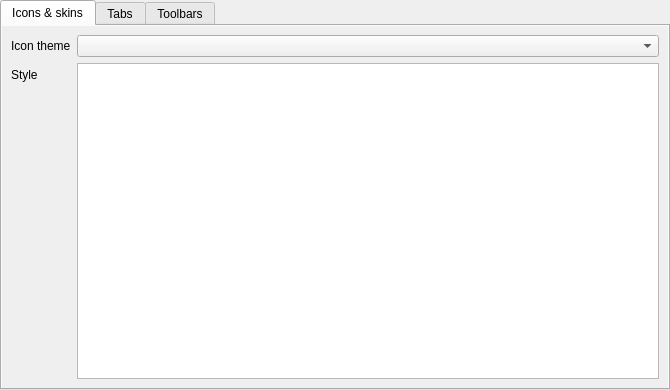
<?xml version="1.0" encoding="UTF-8"?>
<ui version="4.0">
 <class>SettingsGui</class>
 <widget class="QWidget" name="SettingsGui">
  <property name="geometry">
   <rect>
    <x>0</x>
    <y>0</y>
    <width>670</width>
    <height>390</height>
   </rect>
  </property>
  <layout class="QHBoxLayout" name="horizontalLayout">
   <property name="leftMargin">
    <number>0</number>
   </property>
   <property name="topMargin">
    <number>0</number>
   </property>
   <property name="rightMargin">
    <number>0</number>
   </property>
   <property name="bottomMargin">
    <number>0</number>
   </property>
   <item>
    <widget class="QTabWidget" name="m_tabUi">
     <property name="tabPosition">
      <enum>QTabWidget::North</enum>
     </property>
     <property name="currentIndex">
      <number>0</number>
     </property>
     <widget class="QWidget" name="m_tabIconSkin">
      <attribute name="title">
       <string>Icons &amp;&amp; skins</string>
      </attribute>
      <layout class="QHBoxLayout" name="horizontalLayout_8">
       <property name="leftMargin">
        <number>0</number>
       </property>
       <property name="topMargin">
        <number>0</number>
       </property>
       <property name="rightMargin">
        <number>0</number>
       </property>
       <property name="bottomMargin">
        <number>0</number>
       </property>
       <item>
        <widget class="QScrollArea" name="m_scrollIconSkins">
         <property name="frameShape">
          <enum>QFrame::NoFrame</enum>
         </property>
         <property name="widgetResizable">
          <bool>true</bool>
         </property>
         <widget class="QWidget" name="scrollAreaWidgetContents_2">
          <property name="geometry">
           <rect>
            <x>0</x>
            <y>0</y>
            <width>660</width>
            <height>346</height>
           </rect>
          </property>
          <layout class="QFormLayout" name="formLayout">
           <property name="fieldGrowthPolicy">
            <enum>QFormLayout::AllNonFixedFieldsGrow</enum>
           </property>
           <item row="0" column="0">
            <widget class="QLabel" name="m_lblIconTheme">
             <property name="text">
              <string>Icon theme</string>
             </property>
             <property name="buddy">
              <cstring>m_cmbIconTheme</cstring>
             </property>
            </widget>
           </item>
           <item row="0" column="1">
            <widget class="QComboBox" name="m_cmbIconTheme"/>
           </item>
           <item row="1" column="0">
            <widget class="QLabel" name="m_lblStyle">
             <property name="text">
              <string>Style</string>
             </property>
            </widget>
           </item>
           <item row="1" column="1">
            <widget class="QListWidget" name="m_listStyles"/>
           </item>
          </layout>
         </widget>
        </widget>
       </item>
      </layout>
     </widget>
     <widget class="QWidget" name="m_tabTabs">
      <attribute name="title">
       <string>Tabs</string>
      </attribute>
      <layout class="QFormLayout" name="formLayout_7">
       <property name="fieldGrowthPolicy">
        <enum>QFormLayout::AllNonFixedFieldsGrow</enum>
       </property>
       <item row="1" column="0" colspan="2">
        <widget class="QCheckBox" name="m_checkNewTabDoubleClick">
         <property name="text">
          <string>Open new tabs with left mouse button double-click on tab bar</string>
         </property>
        </widget>
       </item>
       <item row="2" column="0" colspan="2">
        <widget class="QCheckBox" name="m_checkHideTabBarIfOneTabVisible">
         <property name="text">
          <string>Hide tab bar if just one tab is visible</string>
         </property>
        </widget>
       </item>
       <item row="0" column="0" colspan="2">
        <widget class="QGroupBox" name="m_grbCloseTabs">
         <property name="title">
          <string>Close tabs with</string>
         </property>
         <layout class="QFormLayout" name="formLayout_13">
          <item row="0" column="0">
           <widget class="QCheckBox" name="m_checkCloseTabsDoubleClick">
            <property name="text">
             <string>Left mouse button double-click</string>
            </property>
           </widget>
          </item>
          <item row="0" column="1">
           <widget class="QCheckBox" name="m_checkCloseTabsMiddleClick">
            <property name="text">
             <string>Middle mouse button single-click</string>
            </property>
           </widget>
          </item>
         </layout>
        </widget>
       </item>
      </layout>
     </widget>
     <widget class="QWidget" name="m_tabToolBars">
      <attribute name="title">
       <string>Toolbars</string>
      </attribute>
      <layout class="QFormLayout" name="formLayout_18">
       <item row="0" column="1">
        <widget class="QComboBox" name="m_cmbToolbarButtonStyle"/>
       </item>
       <item row="1" column="1">
        <widget class="QComboBox" name="m_cmbSelectToolBar">
         <property name="currentIndex">
          <number>0</number>
         </property>
         <item>
          <property name="text">
           <string>Main toolbar</string>
          </property>
         </item>
        </widget>
       </item>
       <item row="3" column="0" colspan="2">
        <widget class="QStackedWidget" name="m_stackedToolbars">
         <property name="sizePolicy">
          <sizepolicy hsizetype="Preferred" vsizetype="Preferred">
           <horstretch>0</horstretch>
           <verstretch>1</verstretch>
          </sizepolicy>
         </property>
         <property name="currentIndex">
          <number>0</number>
         </property>
         <widget class="QWidget" name="m_pageToolBar">
          <layout class="QHBoxLayout" name="horizontalLayout_18">
           <property name="leftMargin">
            <number>0</number>
           </property>
           <property name="topMargin">
            <number>0</number>
           </property>
           <property name="rightMargin">
            <number>0</number>
           </property>
           <property name="bottomMargin">
            <number>0</number>
           </property>
           <item>
            <widget class="ToolBarEditor" name="m_editorToolBar" native="true"/>
           </item>
          </layout>
         </widget>
        </widget>
       </item>
       <item row="0" column="0">
        <widget class="QLabel" name="label_7">
         <property name="text">
          <string>Toolbar button style</string>
         </property>
        </widget>
       </item>
       <item row="1" column="0">
        <widget class="QLabel" name="label_10">
         <property name="text">
          <string>Select toolbar to edit</string>
         </property>
        </widget>
       </item>
      </layout>
     </widget>
    </widget>
   </item>
  </layout>
 </widget>
 <customwidgets>
  <customwidget>
   <class>ToolBarEditor</class>
   <extends>QWidget</extends>
   <header>toolbareditor.h</header>
   <container>1</container>
  </customwidget>
 </customwidgets>
 <tabstops>
  <tabstop>m_tabUi</tabstop>
  <tabstop>m_scrollIconSkins</tabstop>
  <tabstop>m_cmbIconTheme</tabstop>
  <tabstop>m_listStyles</tabstop>
  <tabstop>m_checkNewTabDoubleClick</tabstop>
  <tabstop>m_checkHideTabBarIfOneTabVisible</tabstop>
  <tabstop>m_checkCloseTabsDoubleClick</tabstop>
  <tabstop>m_checkCloseTabsMiddleClick</tabstop>
  <tabstop>m_cmbToolbarButtonStyle</tabstop>
  <tabstop>m_cmbSelectToolBar</tabstop>
 </tabstops>
 <resources/>
 <connections/>
</ui>
